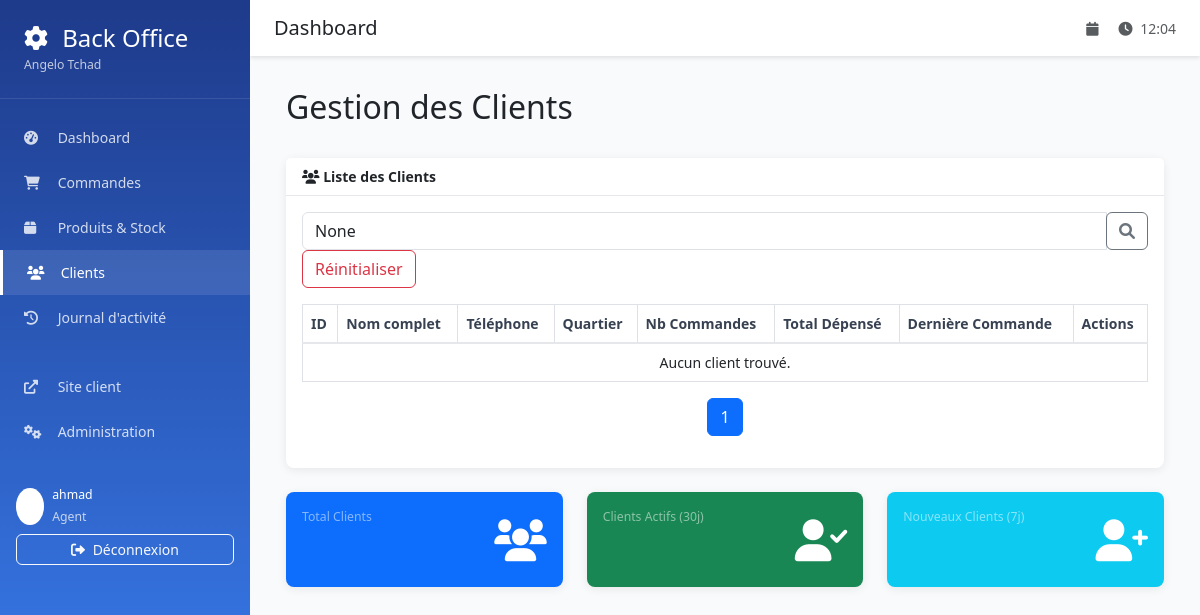
Before: /backoffice/clients/ (signed in) with the older database file.
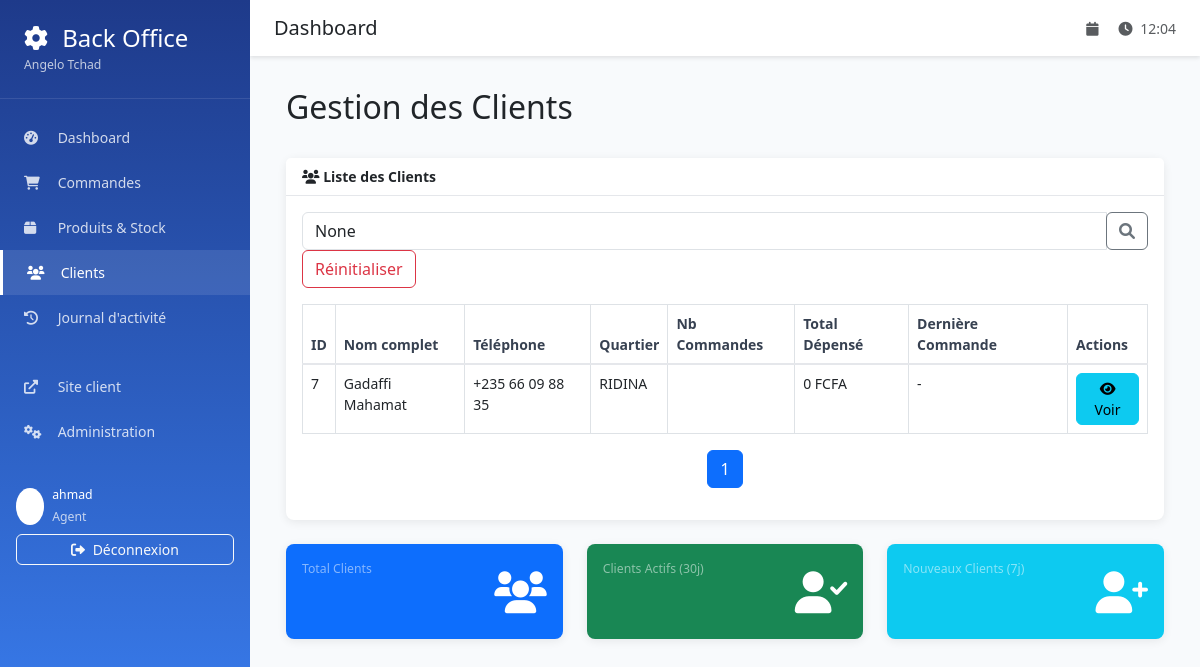
After: the same page with the newer database file.
### orders/models.py (models this page shows, shortened)
class Client(models.Model):
    first_name = models.CharField(max_length=100, verbose_name="Prénom")
    last_name = models.CharField(max_length=100, verbose_name="Nom")
    phone_regex = RegexValidator(
        regex=r'^\+235\s?\d{2}\s?\d{2}\s?\d{2}\s?\d{2}$',
        message="Le numéro doit être au format: +235 XX XX XX XX"
    )
    phone_number = models.CharField(
        validators=[phone_regex],
        max_length=17,
        verbose_name="Numéro de téléphone"
    )
    neighborhood = models.CharField(max_length=200, verbose_name="Quartier")
    address_details = models.TextField(blank=True, verbose_name="Détails de l'adresse")
    created_at = models.DateTimeField(auto_now_add=True)
    class Meta:
        verbose_name = "Client"
        verbose_name_plural = "Clients"
        ordering = ['last_name', 'first_name']
    @property
    def full_name(self):
        return f"{self.first_name} {self.last_name}"

### backoffice/views.py (the view, shortened to what this page needs)
# urls.py: path('clients/', views.clients_list, name='clients_list'),
@login_required
def clients_list(request):
    clients = Client.objects.annotate(
        orders_count=Count('order')
    ).order_by('-orders_count')
    search = request.GET.get('search')
    paginator = Paginator(clients, 20)
    page_number = request.GET.get('page')
    page_obj = paginator.get_page(page_number)
    context = {
        'page_obj': page_obj,
        'search': search,
    }
    return render(request, 'backoffice/clients_list.html', context)

### templates/backoffice/clients_list.html (shortened to what the changed rows need)
{% extends 'backoffice/base.html' %}
{% load static %}
{% block content %}
<div class="container-fluid">
    <div class="d-flex justify-content-between align-items-center mb-4">
        <h2>Gestion des Clients</h2>
    </div>
    <div class="card mb-4">
        <div class="card-body">
            <div class="table-responsive">
                <table class="table table-bordered" id="clientsTable" width="100%" cellspacing="0">
                    <thead>
                        <tr>
                            <th>ID</th>
                            <th>Nom complet</th>
                            <th>Téléphone</th>
                            <th>Quartier</th>
                            <th>Nb Commandes</th>
                            <th>Total Dépensé</th>
                            <th>Dernière Commande</th>
                            <th>Actions</th>
                        </tr>
                    </thead>
                    <tbody>
                        {% for client in page_obj %}
                        <tr>
                            <td>{{ client.id }}</td>
                            <td>{{ client.full_name }}</td>
                            <td>{{ client.phone_number }}</td>
                            <td>{{ client.neighborhood }}</td>
                            <td>
                                <span class="badge badge-info">{{ client.orders_count }}</span>
                            </td>
                            <td>
                                {% if client.total_spent %}
                                    {{ client.total_spent|floatformat:0 }} FCFA
                                {% else %}
                                    0 FCFA
                                {% endif %}
                            </td>
                            <td>
                                {% if client.last_order_date %}
                                    {{ client.last_order_date|date:"d/m/Y" }}
                                {% else %}
                                    -
                                {% endif %}
                            </td>
                            <td>
                                <a href="{% url 'backoffice:client_detail' client.id %}" class="btn btn-sm btn-info">
                                    <i class="fas fa-eye"></i> Voir
                                </a>
                            </td>
                        </tr>
                        {% empty %}
                        <tr>
                            <td colspan="8" class="text-center">Aucun client trouvé.</td>
                        </tr>
                        {% endfor %}
                    </tbody>
                </table>
            </div>
            <nav aria-label="Page navigation example">
                <ul class="pagination justify-content-center">
                    {% for i in page_obj.paginator.page_range %}
                        {% if page_obj.number == i %}
                            <li class="page-item active"><a class="page-link" href="#">{{ i }}</a></li>
                        {% else %}
                            <li class="page-item"><a class="page-link" href="?page={{ i }}{% if search %}&search={{ search }}{% endif %}">{{ i }}</a></li>
                        {% endif %}
                    {% endfor %}
                </ul>
            </nav>
        </div>
    </div>
</div>
{% endblock %}

Changed rows visible on the page:
added Client: id "7", full_name "Gadaffi Mahamat", phone_number "+235 66 09 88 35", neighborhood "RIDINA"
Other visible differences:
text no longer shown: "Aucun client trouvé."
